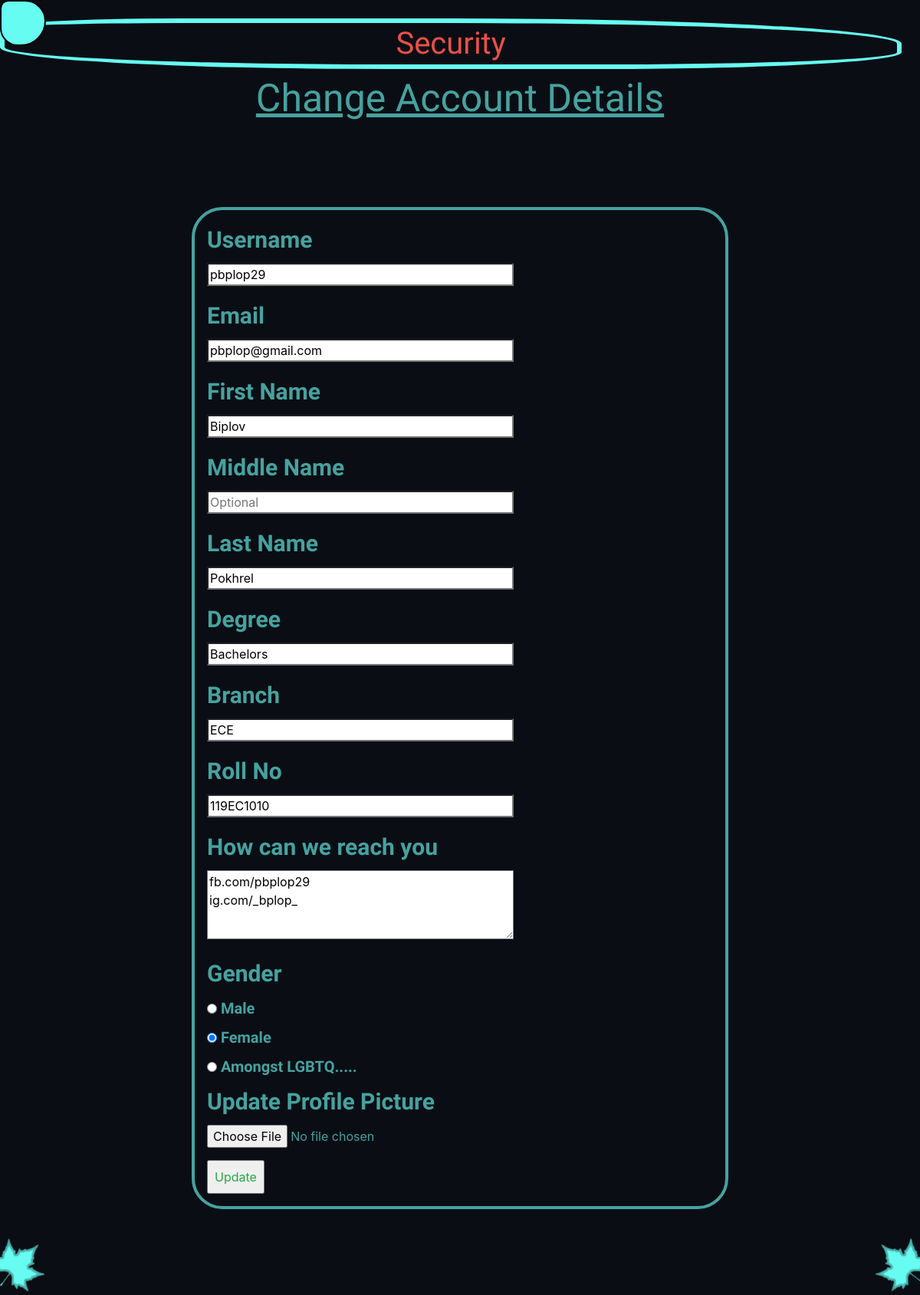
Screenshot of /security (signed in) with the database file from the repository.
### main/models.py (models this page shows)
class User(db.Model, UserMixin):
    id = db.Column(db.Integer, primary_key=True)
    username = db.Column(db.String(120), unique=True, nullable=False)
    email = db.Column(db.String(20), unique=True, nullable=False)
    fname = db.Column(db.String(120), unique=False, nullable=False)
    mname = db.Column(db.String(120), unique=False, nullable=True)
    lname = db.Column(db.String(120), unique=False, nullable=False)
    batch = db.Column(db.String(120), unique=False, nullable=False)
    degree = db.Column(db.String(120), unique=False, nullable=False)
    branch = db.Column(db.String(120), unique=False, nullable=False)
    rollno = db.Column(db.String(120), unique=True, nullable=False)
    country = db.Column(db.String(120), unique=False, nullable=False)
    social = db.Column(db.String(500), unique=False, nullable=True)
    birthdate = db.Column(db.String(120), unique=False, nullable=False)
    gender = db.Column(db.String(120), unique=False, nullable=False)
    age = db.Column(db.String(120), unique=False, nullable=False)
    password = db.Column(db.String(100), unique=False, nullable=False)
    image_file = db.Column(db.String(20), nullable = False, default = 'default.jpg')

### main/routes.py (the view)
@app.route("/security", methods=['GET', 'POST'])
@login_required
def security():
    form = updateform()
    if form.validate_on_submit():
        if form.profile_picture.data:
            profile_picture_file = save_profile_picture(form.profile_picture.data)
            current_user.image_file = profile_picture_file
        current_user.username = form.username.data
        current_user.email = form.email.data
        current_user.fname = form.fname.data
        current_user.mname = form.mname.data
        current_user.lname = form.lname.data
        current_user.degree = form.degree.data
        current_user.branch = form.branch.data
        current_user.rollno = form.rollno.data
        current_user.social = form.social.data
        current_user.gender = form.gender.data
        db.session.commit()
        flash('Your Account Has Been Updated', 'success text-center')
        return redirect(url_for('profile'))
    elif request.method == 'GET':
        form.username.data = current_user.username
        form.email.data = current_user.email
        form.fname.data = current_user.fname
        form.mname.data = current_user.mname
        form.lname.data = current_user.lname
        form.degree.data = current_user.degree
        form.branch.data = current_user.branch
        form.rollno.data = current_user.rollno
        form.social.data = current_user.social
        form.gender.data = current_user.gender
    return render_template("security.html", title_given="Security", form=form)

### main/forms.py (shortened to what this page needs)
class updateform(FlaskForm):
    username = StringField('Username', validators=[DataRequired(), Length(min=2, max=20)])
    email = StringField('Email',
                        validators=[DataRequired(), Email()])
    fname = StringField('First Name', validators=[DataRequired(), Length(min=2, max=20)])
    mname = StringField('Middle Name')
    lname = StringField('Last Name', validators=[DataRequired(), Length(min=2, max=20)])
    degree = StringField('Degree', validators=[DataRequired(), Length(min=2, max=20)])
    branch = StringField('Branch', validators=[DataRequired(), Length(min=2, max=20)])
    rollno = StringField('Roll No', validators=[DataRequired(), Length(min=5)])
    social = TextAreaField(' How can we reach you ')
    gender = RadioField('Gender', choices= [('Male', 'Male'), ('Female', 'Female'), ('LGBTQ...', 'Amongst LGBTQ.....')])
    profile_picture = FileField('Update Profile Picture', validators=[FileAllowed(['jpg', 'png'])])
    submit = SubmitField('Update')

### main/models.py (called while the page is built)
@login_manager.user_loader
def load_user(user_id):
    return User.query.get(int(user_id))

### main/templates/security.html (shortened to what this page needs)
{% extends "layout.html" %} {% block content %}
{%from "formhelpers.html" import render_field%}
{%from "formhelpers.html" import render_pp_field%}
{%from "formhelpers.html" import render_social_field%}
{%from "formhelpers.html" import render_radio_field%}
{%from "formhelpers.html" import render_recap%}
<h1 class = 'welcome'>Security</h1>
<h1 class = 'signhead'> Change Account Details </h1>
<form action="/security" method="POST" class='form2' enctype='multipart/form-data'>
    {{render_field(form.username,   PLACEHOLDER=form.username.label.text)}}
    {{render_field(form.email, PLACEHOLDER=form.  email.label.text)}}
    {{render_field(form.fname,   PLACEHOLDER=form.fname.label.text)}}
    {{render_field(form.mname,   PLACEHOLDER=('Optional'))}}
    {{render_field(form.lname,   PLACEHOLDER=form.lname.label.text)}}
    {{render_field(form.degree,   PLACEHOLDER=('PhD/Masters/Bachelors'))}}
    {{render_field(form.branch,   PLACEHOLDER=('Acronym'))}}
    {{render_field(form.rollno,   PLACEHOLDER=('Roll No. answers  the 3 questions above :p '))}}
    {{render_social_field(form.social,   PLACEHOLDER='Links to Socials (Optional)')}}
    {{render_radio_field(form.gender) }}
    {{ render_pp_field(form.profile_picture)}}
    {{form.submit (class="text-success p-2  ")}}
    </form>
{% endblock content %}

### main/templates/formhelpers.html (shortened to what this page needs)
{% macro render_field(field) %}
<div >
    <label for="{{ field.name }}" class="control-label">{{ field.label.text }}</label>
    <div class>
        {{ field(class_='form-field', **kwargs)|safe }}
    </div>
</div>
{% endmacro %}
{% macro render_social_field(field) %}
<div >
    <label for="{{ field.name }}" class="control-label">{{ field.label.text }}</label>
    <div class>
        {{ field(class_='form-field-social', **kwargs)|safe }}
    </div>
</div>
{% endmacro %}
{% macro render_radio_field(field) %}
<div >
    <label class="control-label">{{ field.label.text }}</label>
    <div >
        {% for subfield in field %}
        <div >
            <label class="control-label-2">
                {{ subfield }}
                {{ subfield.label.text }}
            </label>
        </div>
        {% endfor %}
    </div>
</div>
{% endmacro %}
{% macro render_pp_field(field) %}
<div >
    <label for="{{ field.name }}" class="control-label">{{ field.label.text }}</label>
    <div class>
        {{ field(class_='form-field-pp', **kwargs)|safe }}
    </div>
</div>
{% endmacro %}

### main/static/main.css (style rules this page uses)
html { scroll-behavior: smooth; }
.control-label { color:#46A29F; font-size: 30px; font-weight: 600; font-family: 'Indie Flower' }
.control-label-2 { color:#46A29F; font-size: 20px; font-weight: 600; font-family: 'Indie Flower' }
.form-field { width:400px ; height:30px; transition:0.1; background-color:white; }
.form-field-social { width:400px; height:90px; transition:0.1s; background-color:white; }
.form-field-pp { width:400px; height:30px; transition:0.1s; background-color: #0A0E14; color: #46A29F; }
.form2 { max-width:700px; margin: 7rem auto; border:4px solid #46A29F; padding:1rem; border-radius: 40px; }
body { background-color: #0A0E14; }
.signhead { color :#46A29F; text-align:center; font-size:50px; margin-top: 7rem auto; font-family: 'Indie Flower'; text-decoration: underline; }
.welcome { padding:3px; text-align: center; color:#EA5048; font-family: 'Indie Flower'; border:6px solid #66FCF1; border-radius: 20% 50% 33% 43%; width:100%; max-width:98%; z-index: 0.9; }

### rows the page displays
User: username "pbplop29", email "pbplop@gmail.com", fname "Biplov", lname "Pokhrel", degree "Bachelors", branch "ECE", rollno "119EC1010", social "fb.com/pbplop29 ig.com/_bplop_"

### other values shown
{{ field.label.text }} "Username Email First Name Middle Name Last Name Degree Branch Roll No"
{{ field.label.text }} "How can we reach you"
{{ field.label.text }} "Gender"
{{ subfield.label.text }} "Male" "Female" "Amongst LGBTQ....."
{{ field.label.text }} "Update Profile Picture"
